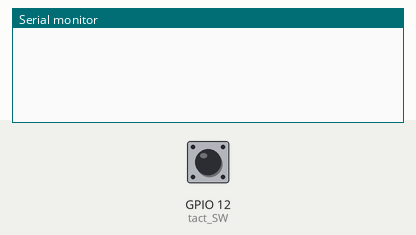
This sketch was run on a simulated ESP32. On the bench: the last lines printed to the serial monitor. The test bench sets the inputs (shaded band); at power-on: GPIO 12 (tact_SW) HIGH.

Above: at 1.2 s.
1.3 s: GPIO 12 (tact_SW) pulled LOW for 0.15 s
At 2.3 s:
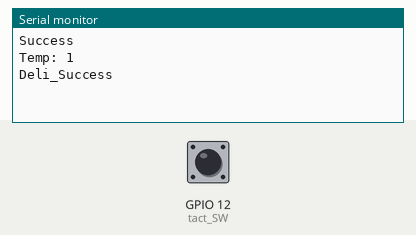
2.9 s: GPIO 12 (tact_SW) pulled LOW for 1 s
At 3.21 s:
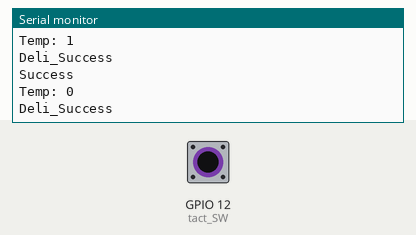

Measured:
- after the input at 1.3 s, the serial monitor: prints a new line at once (image 1)
- after the input at 2.9 s, the serial monitor: prints a new line at once (image 2)

The sketch:

sender-button.ino
```cpp
#include <esp_now.h>
#include <WiFi.h>

// 送信先のMACアドレス
uint8_t broadcastAddress[] = {0xC0, 0x49, 0xEF, 0xB5, 0x0E, 0xFC};

const int tact_SW = 12; // ボタンが接続されているピンの番号

uint8_t LED[2];
char buf[2];
int temp = 0;
int tact_data;
boolean flag = false;

esp_now_peer_info_t peerInfo;

// 送信が完了した時の処理
void OnDataSent(const uint8_t *mac_addr, esp_now_send_status_t status) {
  Serial.println(status == ESP_NOW_SEND_SUCCESS ? "Deli_Success" : "Deli_Fail");
}

void setup() {
  Serial.begin(115200);
  WiFi.mode(WIFI_STA);

  // 12番ピンを入力として設定し、内部プルアップ抵抗を有効にする
  pinMode(tact_SW, INPUT_PULLUP);

  // ESP-NOWの初期化
  if (esp_now_init() != ESP_OK) {
    Serial.println("Error initializing ESP-NOW");
    return;
  }

  // ペア情報（受信側のアドレスとチャネルと暗号化の設定）
  memcpy(peerInfo.peer_addr, broadcastAddress, 6);
  peerInfo.channel = 0;
  peerInfo.encrypt = false;

  // 受信側の情報追加
  if (esp_now_add_peer(&peerInfo) != ESP_OK){
    Serial.println("Failed to add peer");
    return;
  }
  esp_now_register_send_cb(OnDataSent);   // ESP-NOWでデータ送信した時のコールバック関数を登録
}

void loop() {
  tact_data = digitalRead(tact_SW);    // 12番ピンの状態を読み取る
  if(tact_data == LOW){    // ボタンが押された時
    flag = !flag; // フラグをトグル
    temp = flag ? 1 : 0; // LEDの状態をセット
    sprintf(buf, "%d", temp); // 数値を文字列に変換
    memcpy(LED, buf, sizeof(buf)); // LED変数に値をコピー
    // ESP-NOWでのデータ送信
    esp_err_t result = esp_now_send(broadcastAddress, LED, sizeof(LED));

    if (result == ESP_OK) {
      Serial.println("Success");
      Serial.print("Temp: ");
      Serial.println(temp);
    } else {
      Serial.println("Error in transmission");
    }
    delay(500);
  }
}
```
